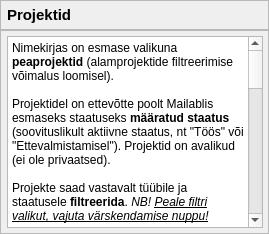
              <widget class="QWidget" name="w_HM_Projektid">
               <layout class="QVBoxLayout" name="verticalLayout_119">
                <property name="spacing">
                 <number>0</number>
                </property>
                <property name="leftMargin">
                 <number>0</number>
                </property>
                <property name="topMargin">
                 <number>0</number>
                </property>
                <property name="rightMargin">
                 <number>0</number>
                </property>
                <property name="bottomMargin">
                 <number>0</number>
                </property>
                <item>
                 <widget class="QFrame" name="f_HM_Projektid_Pealkiri">
                  <property name="styleSheet">
                   <string notr="true"/>
                  </property>
                  <property name="frameShape">
                   <enum>QFrame::StyledPanel</enum>
                  </property>
                  <property name="frameShadow">
                   <enum>QFrame::Raised</enum>
                  </property>
                  <layout class="QVBoxLayout" name="verticalLayout_118">
                   <property name="spacing">
                    <number>5</number>
                   </property>
                   <property name="leftMargin">
                    <number>6</number>
                   </property>
                   <property name="topMargin">
                    <number>5</number>
                   </property>
                   <property name="rightMargin">
                    <number>5</number>
                   </property>
                   <property name="bottomMargin">
                    <number>5</number>
                   </property>
                   <item alignment="Qt::AlignTop">
                    <widget class="QLabel" name="lb_HM_Projektid_Pealkiri">
                     <property name="font">
                      <font>
                       <pointsize>11</pointsize>
                       <weight>75</weight>
                       <bold>true</bold>
                      </font>
                     </property>
                     <property name="text">
                      <string>Projektid</string>
                     </property>
                    </widget>
                   </item>
                  </layout>
                 </widget>
                </item>
                <item>
                 <widget class="QFrame" name="f_HM_Projektid_Sisu">
                  <property name="styleSheet">
                   <string notr="true"/>
                  </property>
                  <property name="frameShape">
                   <enum>QFrame::StyledPanel</enum>
                  </property>
                  <property name="frameShadow">
                   <enum>QFrame::Raised</enum>
                  </property>
                  <layout class="QVBoxLayout" name="verticalLayout_129">
                   <property name="spacing">
                    <number>5</number>
                   </property>
                   <property name="leftMargin">
                    <number>6</number>
                   </property>
                   <property name="topMargin">
                    <number>5</number>
                   </property>
                   <property name="rightMargin">
                    <number>5</number>
                   </property>
                   <property name="bottomMargin">
                    <number>5</number>
                   </property>
                   <item>
                    <widget class="QTextEdit" name="te_HM_Projektid_Sisu">
                     <property name="styleSheet">
                      <string notr="true"/>
                     </property>
                     <property name="readOnly">
                      <bool>true</bool>
                     </property>
                     <property name="html">
                      <string>&lt;!DOCTYPE HTML PUBLIC &quot;-//W3C//DTD HTML 4.0//EN&quot; &quot;http://www.w3.org/TR/REC-html40/strict.dtd&quot;&gt;
&lt;html&gt;&lt;head&gt;&lt;meta name=&quot;qrichtext&quot; content=&quot;1&quot; /&gt;&lt;style type=&quot;text/css&quot;&gt;
p, li { white-space: pre-wrap; }
&lt;/style&gt;&lt;/head&gt;&lt;body style=&quot; font-family:'MS Shell Dlg 2'; font-size:7.8pt; font-weight:400; font-style:normal;&quot;&gt;
&lt;p style=&quot; margin-top:0px; margin-bottom:0px; margin-left:0px; margin-right:0px; -qt-block-indent:0; text-indent:0px;&quot;&gt;&lt;span style=&quot; font-size:9pt;&quot;&gt;Nimekirjas on esmase valikuna&lt;/span&gt;&lt;span style=&quot; font-size:9pt; font-weight:600;&quot;&gt; peaprojektid&lt;/span&gt;&lt;span style=&quot; font-size:9pt;&quot;&gt; (alamprojektide filtreerimise võimalus loomisel). &lt;/span&gt;&lt;/p&gt;
&lt;p style=&quot;-qt-paragraph-type:empty; margin-top:0px; margin-bottom:0px; margin-left:0px; margin-right:0px; -qt-block-indent:0; text-indent:0px; font-size:9pt;&quot;&gt;&lt;br /&gt;&lt;/p&gt;
&lt;p style=&quot; margin-top:0px; margin-bottom:0px; margin-left:0px; margin-right:0px; -qt-block-indent:0; text-indent:0px;&quot;&gt;&lt;span style=&quot; font-size:9pt;&quot;&gt;Projektidel on ettevõtte poolt Mailablis esmaseks staatuseks &lt;/span&gt;&lt;span style=&quot; font-size:9pt; font-weight:600;&quot;&gt;määratud staatus&lt;/span&gt;&lt;span style=&quot; font-size:9pt;&quot;&gt; (soovituslikult aktiivne staatus, nt &amp;quot;Töös&amp;quot; või &amp;quot;Ettevalmistamisel&amp;quot;). Projektid on avalikud (ei ole privaatsed). &lt;/span&gt;&lt;/p&gt;
&lt;p style=&quot;-qt-paragraph-type:empty; margin-top:0px; margin-bottom:0px; margin-left:0px; margin-right:0px; -qt-block-indent:0; text-indent:0px; font-size:9pt;&quot;&gt;&lt;br /&gt;&lt;/p&gt;
&lt;p style=&quot; margin-top:0px; margin-bottom:0px; margin-left:0px; margin-right:0px; -qt-block-indent:0; text-indent:0px;&quot;&gt;&lt;span style=&quot; font-size:9pt;&quot;&gt;Projekte saad vastavalt tüübile ja staatusele &lt;/span&gt;&lt;span style=&quot; font-size:9pt; font-weight:600;&quot;&gt;filtreerida&lt;/span&gt;&lt;span style=&quot; font-size:9pt;&quot;&gt;.&lt;/span&gt;&lt;span style=&quot; font-size:9pt; font-style:italic;&quot;&gt; NB! &lt;/span&gt;&lt;span style=&quot; font-size:9pt; font-style:italic; text-decoration: underline;&quot;&gt;Peale filtri valikut, vajuta värskendamise nuppu!&lt;/span&gt;&lt;/p&gt;
&lt;p style=&quot;-qt-paragraph-type:empty; margin-top:0px; margin-bottom:0px; margin-left:0px; margin-right:0px; -qt-block-indent:0; text-indent:0px; font-size:9pt; text-decoration: underline;&quot;&gt;&lt;br /&gt;&lt;/p&gt;
&lt;p style=&quot; margin-top:0px; margin-bottom:0px; margin-left:0px; margin-right:0px; -qt-block-indent:0; text-indent:0px;&quot;&gt;&lt;span style=&quot; font-size:9pt;&quot;&gt;Tulpadel on &lt;/span&gt;&lt;span style=&quot; font-size:9pt; font-weight:600;&quot;&gt;sortimise võimalus&lt;/span&gt;&lt;span style=&quot; font-size:9pt;&quot;&gt;.&lt;/span&gt;&lt;/p&gt;
&lt;p style=&quot;-qt-paragraph-type:empty; margin-top:0px; margin-bottom:0px; margin-left:0px; margin-right:0px; -qt-block-indent:0; text-indent:0px; font-size:9pt;&quot;&gt;&lt;br /&gt;&lt;/p&gt;
&lt;p style=&quot; margin-top:0px; margin-bottom:0px; margin-left:0px; margin-right:0px; -qt-block-indent:0; text-indent:0px;&quot;&gt;&lt;span style=&quot; font-size:9pt;&quot;&gt;Plugina projekti andmed on &lt;/span&gt;&lt;span style=&quot; font-size:9pt; font-weight:600;&quot;&gt;sünkroonis Mailabli projektide andmetega&lt;/span&gt;&lt;span style=&quot; font-size:9pt;&quot;&gt; (projekti number, nimetus, staatus jne). Kui soovid midagi muuta või näha projekti kohta rohkem infot, siis tee seda Mailablis. &lt;/span&gt;&lt;/p&gt;
&lt;p style=&quot;-qt-paragraph-type:empty; margin-top:0px; margin-bottom:0px; margin-left:0px; margin-right:0px; -qt-block-indent:0; text-indent:0px; font-size:9pt;&quot;&gt;&lt;br /&gt;&lt;/p&gt;
&lt;p style=&quot; margin-top:0px; margin-bottom:0px; margin-left:0px; margin-right:0px; -qt-block-indent:0; text-indent:0px;&quot;&gt;&lt;span style=&quot; font-size:9pt;&quot;&gt;Pluginas &lt;/span&gt;&lt;span style=&quot; font-size:9pt; font-weight:600;&quot;&gt;Mailabli ikoonile&lt;/span&gt;&lt;span style=&quot; font-size:9pt;&quot;&gt; vajutades jõuad kiiresti Mailablis õige projekti kandele. &lt;/span&gt;&lt;/p&gt;
&lt;p style=&quot; margin-top:0px; margin-bottom:0px; margin-left:0px; margin-right:0px; -qt-block-indent:0; text-indent:0px;&quot;&gt;&lt;span style=&quot; font-size:9pt; font-weight:600;&quot;&gt;Asukoha ikoonile&lt;/span&gt;&lt;span style=&quot; font-size:9pt;&quot;&gt; vajutades, näed aluskaardil projektiga seotud kinnistuid. &lt;/span&gt;&lt;/p&gt;
&lt;p style=&quot; margin-top:0px; margin-bottom:0px; margin-left:0px; margin-right:0px; -qt-block-indent:0; text-indent:0px;&quot;&gt;&lt;span style=&quot; font-size:9pt; font-weight:600;&quot;&gt;Failile viitavale ikoonile&lt;/span&gt;&lt;span style=&quot; font-size:9pt;&quot;&gt; vajutades, saad otse projektiga seotud failidele või kaustadele.&lt;/span&gt;&lt;/p&gt;
&lt;p style=&quot;-qt-paragraph-type:empty; margin-top:0px; margin-bottom:0px; margin-left:0px; margin-right:0px; -qt-block-indent:0; text-indent:0px; font-size:9pt;&quot;&gt;&lt;br /&gt;&lt;/p&gt;
&lt;p style=&quot; margin-top:0px; margin-bottom:0px; margin-left:0px; margin-right:0px; -qt-block-indent:0; text-indent:0px;&quot;&gt;&lt;span style=&quot; font-size:9pt;&quot;&gt;Soovitud projekti leiad ka, kui sisestad &lt;/span&gt;&lt;span style=&quot; font-size:9pt; font-weight:600;&quot;&gt;projekti täpse numbri otsingu&lt;/span&gt;&lt;span style=&quot; font-size:9pt;&quot;&gt; väljale (&amp;quot;Otsi&amp;quot;).&lt;/span&gt;&lt;/p&gt;
&lt;p style=&quot;-qt-paragraph-type:empty; margin-top:0px; margin-bottom:0px; margin-left:0px; margin-right:0px; -qt-block-indent:0; text-indent:0px; font-size:9pt;&quot;&gt;&lt;br /&gt;&lt;/p&gt;
&lt;p style=&quot; margin-top:0px; margin-bottom:0px; margin-left:0px; margin-right:0px; -qt-block-indent:0; text-indent:0px;&quot;&gt;&lt;span style=&quot; font-size:9pt; font-weight:600;&quot;&gt;Nupp &amp;quot;Zoomitud ala projektid&amp;quot;&lt;/span&gt;&lt;/p&gt;
&lt;p style=&quot; margin-top:0px; margin-bottom:0px; margin-left:0px; margin-right:0px; -qt-block-indent:0; text-indent:0px;&quot;&gt;&lt;span style=&quot; font-size:9pt;&quot;&gt;Selle valikuga saad nimekirja zoomitud alaga seotud projektidest. Kuna päring on mahukas, on see hetkel piiratud 1000 katastriüksusega. &lt;/span&gt;&lt;span style=&quot; font-size:9pt; font-style:italic; text-decoration: underline;&quot;&gt;NB! Ole kannatlik, sest tulemuste saamine võtab natuke aega!&lt;/span&gt;&lt;/p&gt;
&lt;p style=&quot;-qt-paragraph-type:empty; margin-top:0px; margin-bottom:0px; margin-left:0px; margin-right:0px; -qt-block-indent:0; text-indent:0px; font-size:9pt;&quot;&gt;&lt;br /&gt;&lt;/p&gt;
&lt;p style=&quot; margin-top:0px; margin-bottom:0px; margin-left:0px; margin-right:0px; -qt-block-indent:0; text-indent:0px;&quot;&gt;&lt;span style=&quot; font-size:9pt; font-weight:600;&quot;&gt;Nupp &amp;quot;Kinnistutega sidumine&amp;quot;&lt;/span&gt;&lt;/p&gt;
&lt;p style=&quot; margin-top:0px; margin-bottom:0px; margin-left:0px; margin-right:0px; -qt-block-indent:0; text-indent:0px;&quot;&gt;&lt;span style=&quot; font-size:9pt;&quot;&gt;Seda nuppu vajutades aktiveeritakse eelseadistatud kaardikiht ning valiku tööriist. Vali projekt, millele tahad kinnistuid lisada. Vajuta nupule &amp;quot;Kinnistutega sidumine&amp;quot;. Avaneb aken, milles näed infot juba valitud kinnistute kohta. Tabel on tühi, kui kinnistute valikuid pole veel tehtud. Alusta kaardil kinnistute valimist. &lt;/span&gt;&lt;/p&gt;
&lt;p style=&quot; margin-top:0px; margin-bottom:0px; margin-left:0px; margin-right:0px; -qt-block-indent:0; text-indent:0px;&quot;&gt;&lt;span style=&quot; font-size:9pt;&quot;&gt;Projektiga juba seotud kinnistuid uuesti valides, süsteem topelt seoseid ei tee.&lt;/span&gt;&lt;/p&gt;
&lt;p style=&quot; margin-top:0px; margin-bottom:0px; margin-left:0px; margin-right:0px; -qt-block-indent:0; text-indent:0px;&quot;&gt;&lt;span style=&quot; font-size:9pt; font-style:italic; text-decoration: underline;&quot;&gt;NB! Peale kinnistutega sidumist vajuta uute seoste nägemiseks värskendamise nuppu.&lt;/span&gt;&lt;/p&gt;
&lt;p style=&quot;-qt-paragraph-type:empty; margin-top:0px; margin-bottom:0px; margin-left:0px; margin-right:0px; -qt-block-indent:0; text-indent:0px; font-size:9pt;&quot;&gt;&lt;br /&gt;&lt;/p&gt;
&lt;p style=&quot;-qt-paragraph-type:empty; margin-top:0px; margin-bottom:0px; margin-left:0px; margin-right:0px; -qt-block-indent:0; text-indent:0px;&quot;&gt;&lt;br /&gt;&lt;/p&gt;
&lt;p style=&quot; margin-top:0px; margin-bottom:0px; margin-left:0px; margin-right:0px; -qt-block-indent:0; text-indent:0px;&quot;&gt;&lt;span style=&quot; font-size:8pt;&quot;&gt;&lt;br /&gt;&lt;/span&gt;&lt;/p&gt;&lt;/body&gt;&lt;/html&gt;</string>
                     </property>
                    </widget>
                   </item>
                  </layout>
                 </widget>
                </item>
               </layout>
              </widget>
